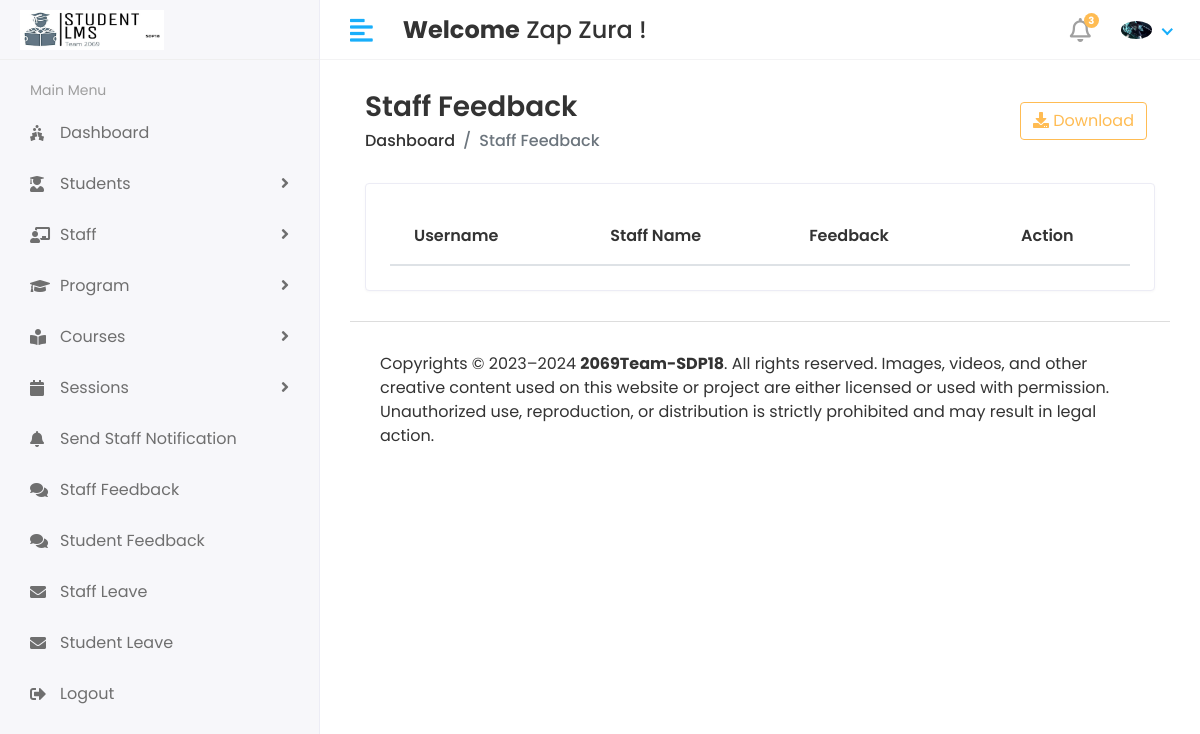
The app's page /HOD/Staff/Feedback (signed in), older data.
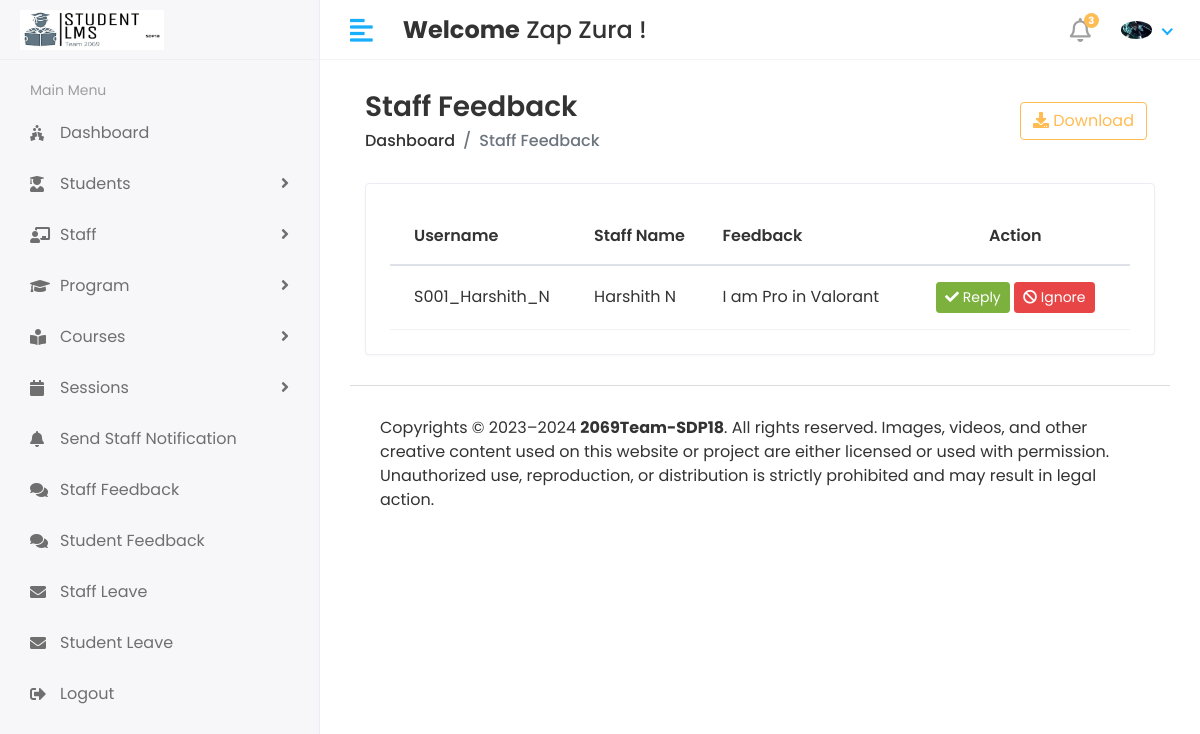
The same page, newer data.
### app/models.py (models this page shows, shortened)
class CustomUser(AbstractUser):
    USER_CHOICES = (
        (1, 'HOD'),
        (2, 'STAFF'),
        (3, 'STUDENT'),
    )
    user_type = models.CharField(choices=USER_CHOICES, max_length=50, default=1)
    profile_pic = models.ImageField(upload_to='media/profile_pics')
    class Meta:
        db_table = 'custom_user_table'

class Staff_Feedback(models.Model):
    staff_id = models.ForeignKey(Staff, on_delete = models.CASCADE)
    feedback = models.TextField()
    feedback_reply = models.TextField()
    created_at = models.DateTimeField(auto_now_add=True)
    updated_at = models.DateTimeField(auto_now_add=True)
    class Meta:
        db_table = 'staff_feedback_table'

class Staff(models.Model):
    admin = models.OneToOneField(CustomUser,on_delete=models.CASCADE)
    address = models.TextField()
    gender = models.CharField(max_length=100)
    desgination = models.CharField(max_length=100)
    created_at = models.DateTimeField(auto_now_add=True)
    updated_at = models.DateTimeField(auto_now_add=True)
    class Meta:
        db_table = 'staff_table'

### Studentlearningmanagementsystem/HOD_views.py (the view)
# urls.py: path('HOD/Staff/Feedback', HOD_views.STAFF_FEEDBACK_VIEW, name = 'staff_feedback_view'),
@login_required(login_url='/')
def STAFF_FEEDBACK_VIEW(request):
    staff_feedback = Staff_Feedback.objects.all()
    context = {
        "staff_feedback": staff_feedback,
    }
    return render(request, 'Hod/staff_feedback.html', context)

### templates/HOD/staff_feedback.html (shortened to what this page needs)
{% extends 'base.html' %}
{% block content %}
<div class="content container-fluid">
    <div class="page-header">
       <div class="row align-items-center">
          <div class="col">
             <h3 class="page-title">Staff Feedback</h3>
             <ul class="breadcrumb">
                <li class="breadcrumb-item"><a href="{% url 'HOD_home' %}">Dashboard</a></li>
                <li class="breadcrumb-item active">Staff Feedback</li>
             </ul>
          </div>
          <div class="col-auto text-right float-right ml-auto">
             <a href="#" class="btn btn-outline-primary mr-2"><i class="fas fa-download"></i> Download</a>
          </div>
       </div>
    </div>
    <div class="row">
       <div class="col-sm-12">
          <div class="card card-table">
             <div class="card-body">
                <div class="table-responsive">
                   <table id='table_id' class="table table-hover table-center mb-0">
                      <thead>
                         <tr>
                            <th>Username</th>
                            <th>Staff Name</th>
                            <th>Feedback</th>
                            <th class="text-center">Action</th>
                         </tr>
                      </thead>
                      <tbody>
                        {% for i in staff_feedback %}
                         <tr>
                            <td>{{i.staff_id.admin.username}}</td>
                            <td>{{i.staff_id.admin.first_name}}&nbsp;{{i.staff_id.admin.last_name}}</td>
                            <td>{{i.feedback}}</td>
                            <td class="text-center">
                               <div class="actions">
                                 {% if i.status == "" or i.reply is none %}
                                 <a href="{% url 'Staff_feedback_reply' i.id %}" class="btn btn-success btn-sm"><i class="fa fa-check"></i>
                                    Reply</a>
                                    <a href="{% url 'Staff_feedback_ignore' i.id %}" class="btn btn-danger btn-sm"><i class="fa fa-ban"></i> Ignore</a>
                                 {% elif i.status == "NO_REP" %}
                                 <button class="btn btn-danger btn-sm" disabled="disabled"><i class="fa fa-ban"></i> Ignored</button>
                                 {% else %}
                                 <button class="btn btn-success btn-sm" disabled="disabled"><i class="fa fa-check"></i> Sent Reply</button>
                                 {% endif %}
                               </div>
                            </td>
                         </tr>
                         {% endfor %}
                      </tbody>
                   </table>
                </div>
             </div>
          </div>
       </div>
    </div>
 </div>
{% endblock  %}

### templates/base.html (shortened to what this page needs)
<!DOCTYPE html>
<html lang="en">
<head>
    {% load static %}
    <link rel="stylesheet" href="{% static 'assets/plugins/bootstrap/css/bootstrap.min.css' %}">
    <link rel="stylesheet" href="{% static 'assets/plugins/fontawesome/css/fontawesome.min.css' %}">
    <link rel="stylesheet" href="{% static 'assets/plugins/fontawesome/css/all.min.css' %}">
    <link rel="stylesheet" href="{% static 'assets/css/style.css' %}">
    <link rel="stylesheet" href="{% static 'assets/plugins/datatables/datatables.min.css' %}">
</head>
<body>
<div class="main-wrapper">
    {% include 'includes/header.html' %}
    {% include 'includes/sidebar.html' %}
    <div class="page-wrapper">
        <div class="content container-fluid">
            {% block content %}
            {% endblock %}
    {% include 'includes/footer.html' %}
        </div>
</div>
</body>
</html>

### templates/includes/header.html (shortened to what this page needs)
{% load static %}
<div class="header">
    <div class="header-left">
       <a href="index.html" class="logo">
       <img src="{% static 'assets/img/logo3.jpg' %}" alt="Logo">
       </a>
    </div>
    <a href="javascript:void(0);" id="toggle_btn">
    <i class="fas fa-align-left"></i>
    </a>
    <div class="top-nav-search mt-3">
      <h4><strong>Welcome</strong>&nbsp;<span>{{user.first_name}} {{ user.last_name }}&nbsp;!</span></h4>
    </div>
    <ul class="nav user-menu">
       <li class="nav-item dropdown noti-dropdown">
          <a href="#" class="dropdown-toggle nav-link" data-toggle="dropdown">
          <i class="far fa-bell"></i> <span class="badge badge-pill">3</span>
          </a>
       </li>
       <li class="nav-item dropdown has-arrow">
          <a href="#" class="dropdown-toggle nav-link" data-toggle="dropdown">
            {% if user.profile_pic == "" %}
            <img class="rounded-circle" src="{% static '/assets/img/noimg.jpg' %}" width="31" alt="{{user.username}}">
            {% else %}
          <span class="user-img"><img class="rounded-circle" src="/{{ user.profile_pic }}" width="31" alt="{{user.username}}"></span>
          {% endif %}
         </a>
       </li>
    </ul>
 </div>

### templates/includes/sidebar.html (shortened to what this page needs)
{% load active_link_tags %}
{% load static %}
<div class="sidebar" id="sidebar">
    <div class="sidebar-inner slimscroll">
       <div id="sidebar-menu" class="sidebar-menu">
         {% if user.user_type == '1' %}
          <ul>
             <li class="menu-title">
                <span>Main Menu</span>
             </li>
             <li class = {% active_link 'HOD_home' 'active' %}>
               <a href="{% url 'HOD_home' %}"><i class="fas fa-holly-berry"></i> <span>Dashboard</span></a>
            </li>
             <li class="submenu {% active_link 'add_student' 'active' %} {% active_link 'view_student' 'active' %}">
                <a href="#"><i class="fas fa-user-graduate"></i> <span> Students</span> <span class="menu-arrow"></span></a>
             </li>
             <li class="submenu {% active_link 'add_staff' 'active' %} {% active_link 'view_staff' 'active' %}">
                <a href="#"><i class="fas fa-chalkboard-teacher"></i> <span> Staff</span> <span class="menu-arrow"></span></a>
             </li>
             <li class="submenu {% active_link 'add_program' 'active' %} {% active_link 'view_program' 'active' %}">
                <a href="#"><i class="fa fa-graduation-cap"></i> <span> Program</span> <span class="menu-arrow"></span></a>
             </li>
             <li class="submenu {% active_link 'add_course' 'active' %} {% active_link 'view_course' 'active' %}">
                <a href="#"><i class="fas fa-book-reader"></i> <span> Courses</span> <span class="menu-arrow"></span></a>
             </li>
             <li class="submenu {% active_link 'add_session' 'active' %} {% active_link 'view_session' 'active' %}">
               <a href="#"><i class="fa fa-calendar"></i> <span> Sessions</span> <span class="menu-arrow"></span></a>
            </li>
            <li class = {% active_link 'staff_send_notifications' 'active' %}>
               <a href="{% url 'staff_send_notifications' %}"><i class="fa fa-bell"></i> <span>Send Staff Notification</span></a>
           </li>
           <li class = {% active_link 'staff_send_notifications' 'active' %}>
               <a href="{% url 'staff_feedback_view' %}"><i class="fa fa-comments"></i> <span>Staff Feedback</span></a>
           </li>
           <li class = {% active_link 'staff_send_notifications' 'active' %}>
               <a href="#"><i class="fa fa-comments"></i> <span>Student Feedback</span></a>
           </li>
           <li class = {% active_link 'staff_leave_view' 'active' %}>
               <a href="{% url 'staff_leave_view' %}"><i class="fa fa-envelope"></i> <span>Staff Leave</span></a>
           </li>
           <li class = {% active_link 'staff_send_notifications' 'active' %}>
               <a href="#"><i class="fa fa-envelope"></i> <span>Student Leave</span></a>
           </li>
           <li>
               <a href="{% url 'Logout' %}"><i class="fa fa-sign-out-alt"></i> <span>Logout</span></a>
            </li>
          </ul>
          {% endif %}
       </div>
    </div>
 </div>

### templates/includes/footer.html
{% load static %}
<footer>
    <p>Copyrights © 2023–2024 <b>2069Team-SDP18</b>. All rights reserved. Images, videos, and other creative content used on this website or project are either licensed or used with permission. Unauthorized use, reproduction, or distribution is strictly prohibited and may result in legal action.</p>
 </footer>

Row changes from the older to the newer data that the page shows:
added Staff_Feedback: staff_id.admin.username "S001_Harshith_N", staff_id.admin.first_name "Harshith", staff_id.admin.last_name "N", feedback "I am Pro in Valorant"
